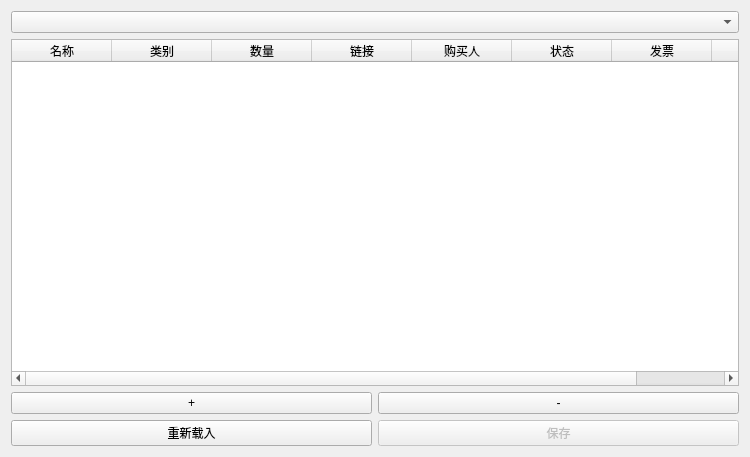
<?xml version="1.0" encoding="UTF-8"?>
<ui version="4.0">
 <class>HistoryPage</class>
 <widget class="QWidget" name="HistoryPage">
  <property name="geometry">
   <rect>
    <x>0</x>
    <y>0</y>
    <width>750</width>
    <height>457</height>
   </rect>
  </property>
  <property name="windowTitle">
   <string>Form</string>
  </property>
  <layout class="QVBoxLayout" name="verticalLayout">
   <item>
    <widget class="QComboBox" name="comboBox"/>
   </item>
   <item>
    <widget class="QTableWidget" name="tableWidget">
     <property name="editTriggers">
      <set>QAbstractItemView::NoEditTriggers</set>
     </property>
     <column>
      <property name="text">
       <string>名称</string>
      </property>
     </column>
     <column>
      <property name="text">
       <string>类别</string>
      </property>
     </column>
     <column>
      <property name="text">
       <string>数量</string>
      </property>
     </column>
     <column>
      <property name="text">
       <string>链接</string>
      </property>
     </column>
     <column>
      <property name="text">
       <string>购买人</string>
      </property>
     </column>
     <column>
      <property name="text">
       <string>状态</string>
      </property>
     </column>
     <column>
      <property name="text">
       <string>发票</string>
      </property>
     </column>
     <column>
      <property name="text">
       <string>备注</string>
      </property>
     </column>
    </widget>
   </item>
   <item>
    <layout class="QGridLayout" name="gridLayout">
     <item row="1" column="1">
      <widget class="QPushButton" name="pushButton_2">
       <property name="enabled">
        <bool>false</bool>
       </property>
       <property name="text">
        <string>保存</string>
       </property>
      </widget>
     </item>
     <item row="1" column="0">
      <widget class="QPushButton" name="pushButton">
       <property name="text">
        <string>重新载入</string>
       </property>
      </widget>
     </item>
     <item row="0" column="1">
      <widget class="QPushButton" name="deleteLine">
       <property name="text">
        <string>-</string>
       </property>
      </widget>
     </item>
     <item row="0" column="0">
      <widget class="QPushButton" name="addLine">
       <property name="text">
        <string>+</string>
       </property>
      </widget>
     </item>
    </layout>
   </item>
  </layout>
 </widget>
 <resources/>
 <connections/>
</ui>
